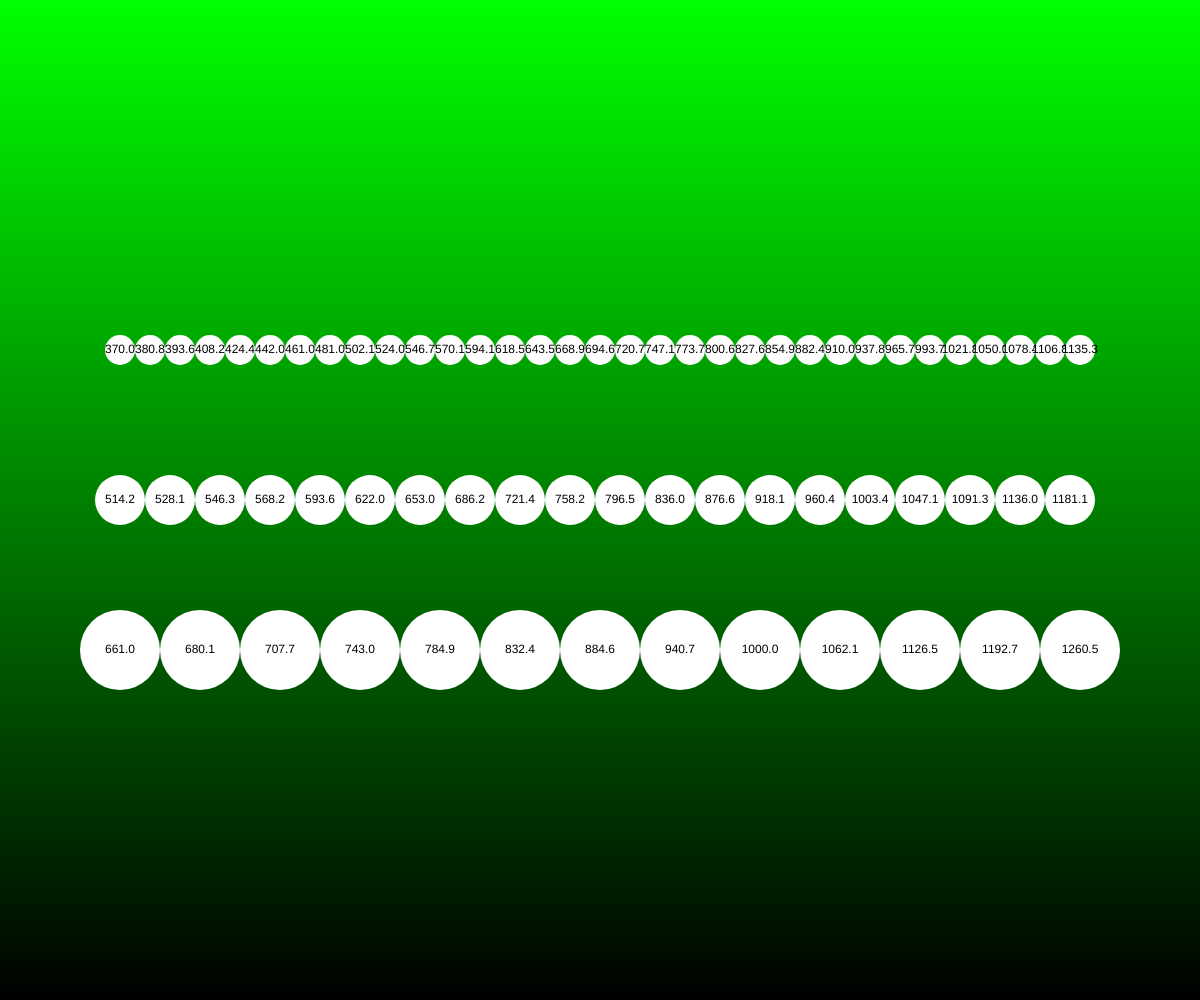
Frame 1 (no input)
Frame 60 (no input): identical to frame 1, image omitted
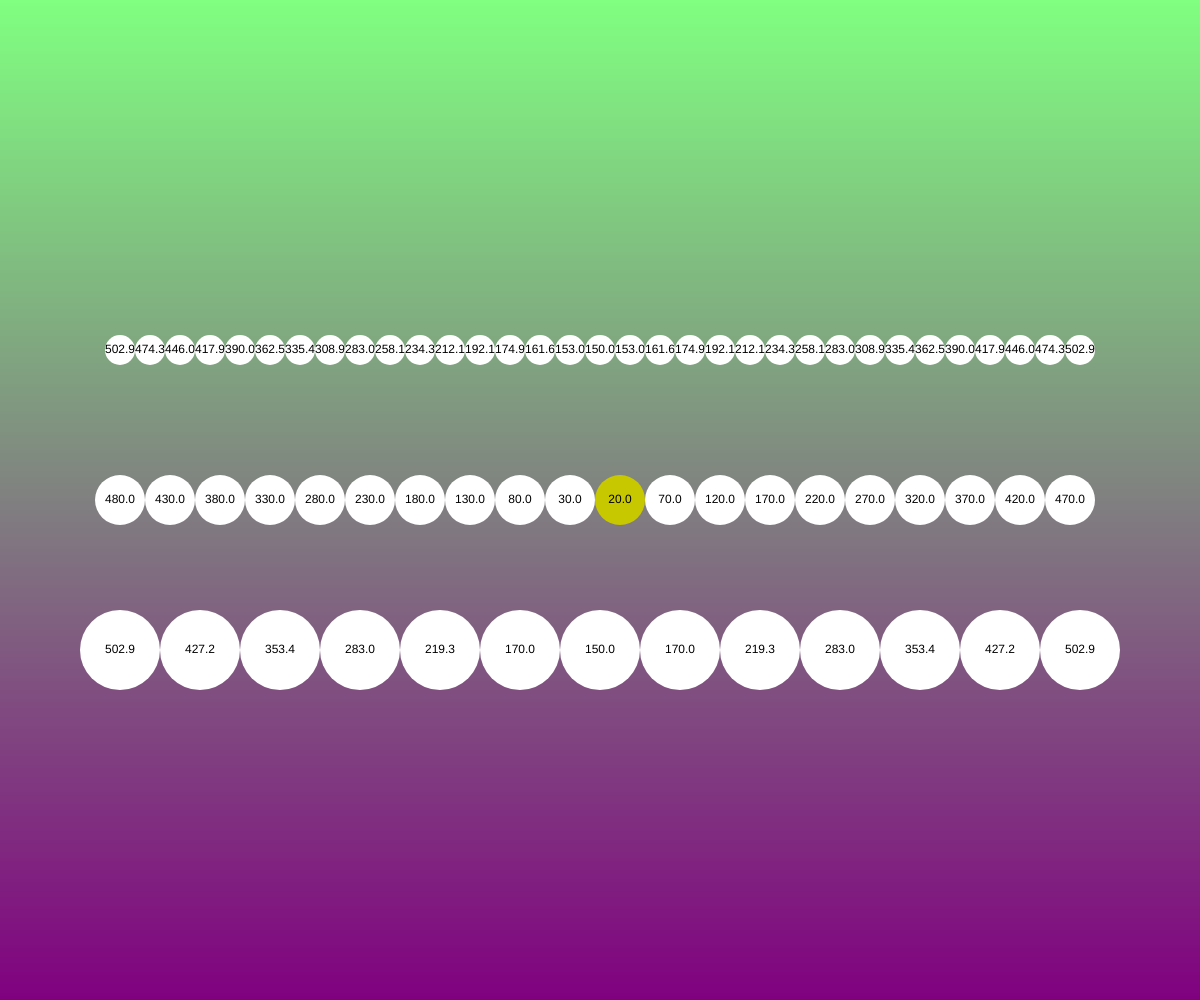
Frame 120 (the mouse pressed at the canvas centre since frame 60)

The p5.js sketch that drew these frames (run headless with seeded random() and noise() and a simulated clock; from frame 60 on, the mouse is pressed at the canvas centre):

// p5.js sketch
// ── sketch.js
// Project Title
// Your Name
// Date
//
// Extra for Experts:
// - describe what you did to take this project "above and beyond"

function setup() {
  createCanvas(windowWidth, windowHeight);
}


function draw() {
  gradientBackground();

  circleLine(height *0.35, 30);
  circleLine(height/2, 50);
  circleLine(height * 0.65, 80);
}

function gradientBackground(){
  //create a gradient to use as a background
  let h = 3;  //height of each rectangle

  //use a loop (doesn't have to be WHILE) to 
  //draw a vertical stack of rectangles
  let y = 0;
  while (y <= height){
    noStroke();
    let mappedY = map(y,0,height,0,255);
    let flippedY = 255 - mappedY;
    let mappedMouseX = map(mouseX, 0, width, 0,255);
    let mappedMouseY = map(mouseY, 0, height, 0,255);
    fill(mappedMouseY, flippedY, mappedMouseX);
    rect(0, y, width, h);
    y += h;
  }

}




function cDistance(x1, y1, x2, y2 ){
  //calculate the straightline distance
  //between (x1, y1) and (x2, y2)
  let a = abs(x1 - x2); 
  let b = abs(y1 - y2); //c = sqrt(a^2 + b^2)
  let c = sqrt(pow(a,2) + pow(b,2));
  return c.toFixed(1); //keep only 1 decimal place
}

function circleLine(y, size){
  // use this function to draw a line of circles (loop)
  // y → number   the height at which to draw the line
  // size → number   diameter of the circles
  let xStart = width * 0.1;  //10% position from the left
  let xEnd = width * 0.9;    //90% horizontal pos from left

  for(let x = xStart ; x <= xEnd ; x += size){
    let d = cDistance(x,y,mouseX, mouseY);
    if(d <= size/2){ //dist less than radius, IN CIRCLE
      fill(200,200,0);
    }
    else fill(255);
    circle(x, y, size);
    textAlign(CENTER, CENTER);
    fill(0);
    text(d, x, y);
  }
}
